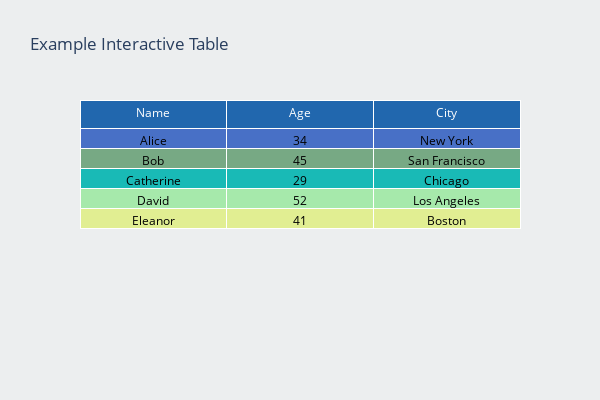

The code cell stored with this chart in its notebook:
### Code cell
import pandas as pd
import plotly.graph_objects as go
from typing import Optional, List
from pyspark.sql import SparkSession
from pyspark.sql import DataFrame as SparkDataFrame

# Define the color palettes
color_pallet_blue = ["#2167AE", "#23366F", "#5495CF", "#91BFE3", "#1FB1E6"]
color_pallet = [
    "#4870C6",
    "#77A984",
    "#19BAB6",
    "#A6E9AB",
    "#E1EE92",
    "#FFF773",
    "#FF7569",
    "#E18EbA",
    "#FFC5EA",
    "#6D6BCF",
]
color_white = "#ECEEEF"


def create_table(
    dataframe: SparkDataFrame,
    title: str = "Interactive Tables",
    columns: Optional[List[str]] = None,
) -> go.Figure:
    """
    Creates an interactive Plotly table from a PySpark DataFrame.

    Args:
        dataframe (SparkDataFrame): The PySpark DataFrame containing the data.
        title (str, optional): Title of the table. Defaults to 'Interactive Tables'.
        columns (List[str], optional): List of column names to display in the table. Defaults to None (all columns).

    Returns:
        go.Figure: Plotly Figure containing the interactive table.
    """
    # Convert PySpark DataFrame to Pandas DataFrame
    pandas_df = dataframe.toPandas()

    if columns is None:
        columns = pandas_df.columns

    header = columns
    # Transpose the data to match columns
    data = pandas_df[columns].values.T.tolist()

    fig = go.Figure(
        data=[
            go.Table(
                header=dict(
                    values=header,
                    # Using the first color for header background
                    fill_color=color_pallet_blue[0],
                    font=dict(color="white"),  # White font color for header
                ),
                cells=dict(
                    values=data,
                    fill_color=[
                        color_pallet  # Using the defined color palette for cell backgrounds
                    ]
                    * len(data),  # Repeat the color palette for each row
                    font=dict(color="black"),  # Black font color for cells
                ),
            )
        ]
    )

    fig.update_layout(
        title=title,
        width=600,
        height=400,
        paper_bgcolor=color_white,  # Set the background color of the chart
        plot_bgcolor=color_white,  # Set the background color of the plot area
    )

    return fig


# Create a Spark session
spark = SparkSession.builder.appName("DashPlotlyPro").getOrCreate()

# Create an example PySpark DataFrame
data = [
    ("Alice", 34, "New York"),
    ("Bob", 45, "San Francisco"),
    ("Catherine", 29, "Chicago"),
    ("David", 52, "Los Angeles"),
    ("Eleanor", 41, "Boston"),
]
columns = ["Name", "Age", "City"]

spark_df = spark.createDataFrame(data, columns)

# Test the function
fig = create_table(spark_df, title="Example Interactive Table")
fig.show()

### Figure 1 — Plotly figure (JSON) as saved in the notebook; plotly's stock layout.template omitted (floating-point values rounded to 4 significant figures)
{"data": [{"cells": {"fill": {"color": [["#4870C6", "#77A984", "#19BAB6", "#A6E9AB", "#E1EE92", "#FFF773", "#FF7569", "#E18EbA", "#FFC5EA", "#6D6BCF"], ["#4870C6", "#77A984", "#19BAB6", "#A6E9AB", "#E1EE92", "#FFF773", "#FF7569", "#E18EbA", "#FFC5EA", "#6D6BCF"], ["#4870C6", "#77A984", "#19BAB6", "#A6E9AB", "#E1EE92", "#FFF773", "#FF7569", "#E18EbA", "#FFC5EA", "#6D6BCF"]]}, "font": {"color": "black"}, "values": [["Alice", "Bob", "Catherine", "David", "Eleanor"], [34, 45, 29, 52, 41], ["New York", "San Francisco", "Chicago", "Los Angeles", "Boston"]]}, "header": {"fill": {"color": "#2167AE"}, "font": {"color": "white"}, "values": ["Name", "Age", "City"]}, "type": "table"}], "layout": {"height": 400, "paper_bgcolor": "#ECEEEF", "plot_bgcolor": "#ECEEEF", "title": {"text": "Example Interactive Table"}, "width": 600}}
